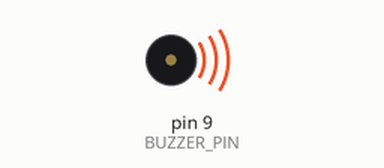
Recording of a sketch running on a simulated Arduino Uno, built with avr-gcc and run on an emulated ATmega328P. Parts: buzzer (waves = sounding).

Above: at 2.37 s.
At 2.7 s:
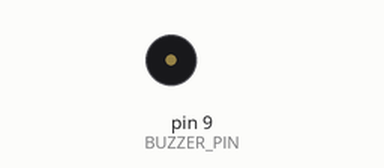
Timing chart, 0 to 7.8 s (numbered marks = the images above):
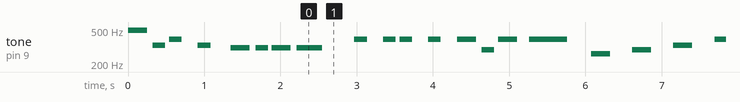

Measured:
- by itself, tone on pin 9 (BUZZER_PIN): plays 494 Hz for 0.25 s, 330 Hz for 0.17 s, 392 Hz for 0.17 s, 330 Hz for 0.17 s, 311 Hz for 0.25 s, 311 Hz for 0.17 s … (284 notes in this stretch)

The sketch:

on_the_way.ino
```cpp
// (licence header left out)
#include "pitches.h"

#define BUZZER_PIN 9

int melody[] = {
  NOTE_B4, NOTE_E4, NOTE_G4, REST, NOTE_E4, REST,
  NOTE_DS4, NOTE_DS4, NOTE_DS4, NOTE_DS4, REST,

  NOTE_G4, REST,
  NOTE_G4, NOTE_G4, REST,
  NOTE_G4, REST,
  NOTE_G4, NOTE_D4, NOTE_G4, REST, NOTE_G4, REST,

  NOTE_C4, REST, NOTE_D4, REST, NOTE_E4, REST, NOTE_G4, REST,
  NOTE_G4, NOTE_G4, NOTE_G4,
  NOTE_E4, REST, NOTE_E4, REST, NOTE_E4, REST,
  REST
};

int durations[] = {
  4, 6, 6, 8, 6, 6,
  4, 6, 4, 3, 4,

  6, 8,
  6, 6, 8,
  6, 8,
  4, 6, 4, 16, 2, 8,

  4, 6, 4, 6, 4, 6, 4, 8,
  6, 6, 6,
  6, 3, 6, 3, 6, 3,
  1
};

void setup()
{
  pinMode(BUZZER_PIN, OUTPUT);
}

void loop()
{
  int size = sizeof(durations) / sizeof(int);

  for (int note = 0; note < size; note++) {
    //to calculate the note duration, take one second divided by the note type.
    //e.g. quarter note = 1000 / 4, eighth note = 1000/8, etc.
    int duration = 1000 / durations[note];
    tone(BUZZER_PIN, melody[note], duration);

    //to distinguish the notes, set a minimum time between them.
    //the note's duration + 30% seems to work well:
    int pauseBetweenNotes = duration * 1.30;
    delay(pauseBetweenNotes);

    //stop the tone playing:
    noTone(BUZZER_PIN);
  }
}
```
